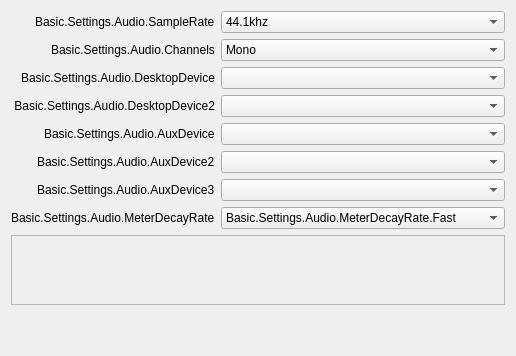
       <widget class="QWidget" name="audioPage">
        <layout class="QFormLayout" name="formLayout">
         <property name="fieldGrowthPolicy">
          <enum>QFormLayout::AllNonFixedFieldsGrow</enum>
         </property>
         <property name="labelAlignment">
          <set>Qt::AlignRight|Qt::AlignTrailing|Qt::AlignVCenter</set>
         </property>
         <item row="0" column="0">
          <widget class="QLabel" name="label_14">
           <property name="text">
            <string>Basic.Settings.Audio.SampleRate</string>
           </property>
           <property name="buddy">
            <cstring>sampleRate</cstring>
           </property>
          </widget>
         </item>
         <item row="0" column="1">
          <widget class="QComboBox" name="sampleRate">
           <property name="currentText">
            <string notr="true">44.1khz</string>
           </property>
           <property name="currentIndex">
            <number>0</number>
           </property>
           <item>
            <property name="text">
             <string>44.1khz</string>
            </property>
           </item>
           <item>
            <property name="text">
             <string>48khz</string>
            </property>
           </item>
          </widget>
         </item>
         <item row="1" column="0">
          <widget class="QLabel" name="label_15">
           <property name="text">
            <string>Basic.Settings.Audio.Channels</string>
           </property>
           <property name="buddy">
            <cstring>channelSetup</cstring>
           </property>
          </widget>
         </item>
         <item row="1" column="1">
          <widget class="QComboBox" name="channelSetup">
           <property name="currentText">
            <string>Mono</string>
           </property>
           <property name="currentIndex">
            <number>0</number>
           </property>
           <item>
            <property name="text">
             <string>Mono</string>
            </property>
           </item>
           <item>
            <property name="text">
             <string>Stereo</string>
            </property>
           </item>
           <item>
            <property name="text">
             <string>2.1</string>
            </property>
           </item>
           <item>
            <property name="text">
             <string>4.0</string>
            </property>
           </item>
           <item>
            <property name="text">
             <string>4.1</string>
            </property>
           </item>
           <item>
            <property name="text">
             <string>5.1</string>
            </property>
           </item>
           <item>
            <property name="text">
             <string>7.1</string>
            </property>
           </item>
          </widget>
         </item>
         <item row="2" column="0">
          <widget class="QLabel" name="label_2">
           <property name="minimumSize">
            <size>
             <width>170</width>
             <height>0</height>
            </size>
           </property>
           <property name="text">
            <string>Basic.Settings.Audio.DesktopDevice</string>
           </property>
           <property name="alignment">
            <set>Qt::AlignRight|Qt::AlignTrailing|Qt::AlignVCenter</set>
           </property>
           <property name="buddy">
            <cstring>desktopAudioDevice1</cstring>
           </property>
          </widget>
         </item>
         <item row="2" column="1">
          <widget class="QComboBox" name="desktopAudioDevice1">
           <property name="enabled">
            <bool>true</bool>
           </property>
          </widget>
         </item>
         <item row="3" column="0">
          <widget class="QLabel" name="label_3">
           <property name="text">
            <string>Basic.Settings.Audio.DesktopDevice2</string>
           </property>
           <property name="alignment">
            <set>Qt::AlignRight|Qt::AlignTrailing|Qt::AlignVCenter</set>
           </property>
           <property name="buddy">
            <cstring>desktopAudioDevice2</cstring>
           </property>
          </widget>
         </item>
         <item row="3" column="1">
          <widget class="QComboBox" name="desktopAudioDevice2">
           <property name="enabled">
            <bool>true</bool>
           </property>
          </widget>
         </item>
         <item row="4" column="0">
          <widget class="QLabel" name="label_4">
           <property name="text">
            <string>Basic.Settings.Audio.AuxDevice</string>
           </property>
           <property name="buddy">
            <cstring>auxAudioDevice1</cstring>
           </property>
          </widget>
         </item>
         <item row="4" column="1">
          <widget class="QComboBox" name="auxAudioDevice1">
           <property name="enabled">
            <bool>true</bool>
           </property>
          </widget>
         </item>
         <item row="5" column="0">
          <widget class="QLabel" name="label_5">
           <property name="text">
            <string>Basic.Settings.Audio.AuxDevice2</string>
           </property>
           <property name="buddy">
            <cstring>auxAudioDevice2</cstring>
           </property>
          </widget>
         </item>
         <item row="5" column="1">
          <widget class="QComboBox" name="auxAudioDevice2">
           <property name="enabled">
            <bool>true</bool>
           </property>
          </widget>
         </item>
         <item row="6" column="0">
          <widget class="QLabel" name="label_6">
           <property name="text">
            <string>Basic.Settings.Audio.AuxDevice3</string>
           </property>
           <property name="buddy">
            <cstring>auxAudioDevice3</cstring>
           </property>
          </widget>
         </item>
         <item row="6" column="1">
          <widget class="QComboBox" name="auxAudioDevice3">
           <property name="enabled">
            <bool>true</bool>
           </property>
          </widget>
         </item>
         <item row="8" column="0" colspan="2">
          <widget class="QScrollArea" name="audioSourceScrollArea">
           <property name="widgetResizable">
            <bool>true</bool>
           </property>
           <widget class="QWidget" name="audioSourceWidget">
            <property name="geometry">
             <rect>
              <x>0</x>
              <y>0</y>
              <width>98</width>
              <height>28</height>
             </rect>
            </property>
           </widget>
          </widget>
         </item>
         <item row="9" column="1">
          <widget class="QLabel" name="audioMsg">
           <property name="styleSheet">
            <string notr="true">color: rgb(255, 0, 4);</string>
           </property>
           <property name="text">
            <string notr="true"/>
           </property>
           <property name="wordWrap">
            <bool>true</bool>
           </property>
          </widget>
         </item>
         <item row="10" column="1">
          <widget class="QLabel" name="audioMsg_2">
           <property name="text">
            <string notr="true"/>
           </property>
           <property name="wordWrap">
            <bool>true</bool>
           </property>
           <property name="themeID" stdset="0">
            <string notr="true">warning</string>
           </property>
          </widget>
         </item>
         <item row="7" column="0">
          <widget class="QLabel" name="label_65">
           <property name="text">
            <string>Basic.Settings.Audio.MeterDecayRate</string>
           </property>
           <property name="buddy">
            <cstring>meterDecayRate</cstring>
           </property>
          </widget>
         </item>
         <item row="7" column="1">
          <widget class="QComboBox" name="meterDecayRate">
           <property name="currentText">
            <string>Basic.Settings.Audio.MeterDecayRate.Fast</string>
           </property>
           <property name="currentIndex">
            <number>0</number>
           </property>
           <item>
            <property name="text">
             <string>Basic.Settings.Audio.MeterDecayRate.Fast</string>
            </property>
           </item>
           <item>
            <property name="text">
             <string>Basic.Settings.Audio.MeterDecayRate.Medium</string>
            </property>
           </item>
           <item>
            <property name="text">
             <string>Basic.Settings.Audio.MeterDecayRate.Slow</string>
            </property>
           </item>
          </widget>
         </item>
        </layout>
       </widget>
